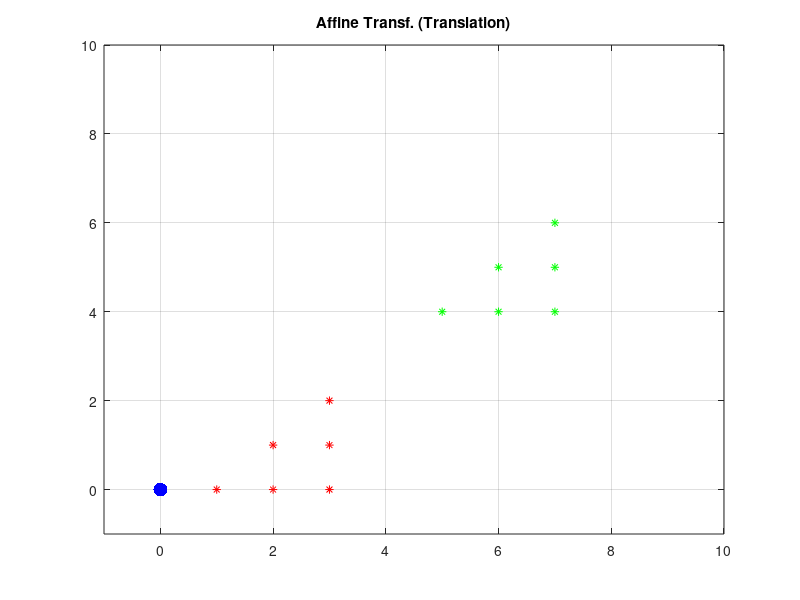

Write MATLAB code to recreate this figure.
% Affine Transformations
% 07/2017
% Rodrigo Vimieiro

%%
close all;clear all;clc


%2D Triangle
Object = [1 2 2 3 3 3
          0 1 0 2 1 0];
      
plot(Object(1,1:end),Object(2,1:end),'r*')
hold on

%Origin
plot(0,0,'b.','MarkerSize',30)

% Homogeneous Coordinates for the point
Object = [Object;1 1 1 1 1 1];

xt = 4;
yt = 4;
%Translation Matrix (Homogeneous Coordinates)
AffineTranfM = [1 0 xt 
                0 1 yt
                0 0 1];
   
%Affine transformation
Result = AffineTranfM * Object;

%Showing results
plot(Result(1,1:end),Result(2,1:end),'g*')
axis([-1 10 -1 10])
title('Affine Transf. (Translation)');
grid on
  
  